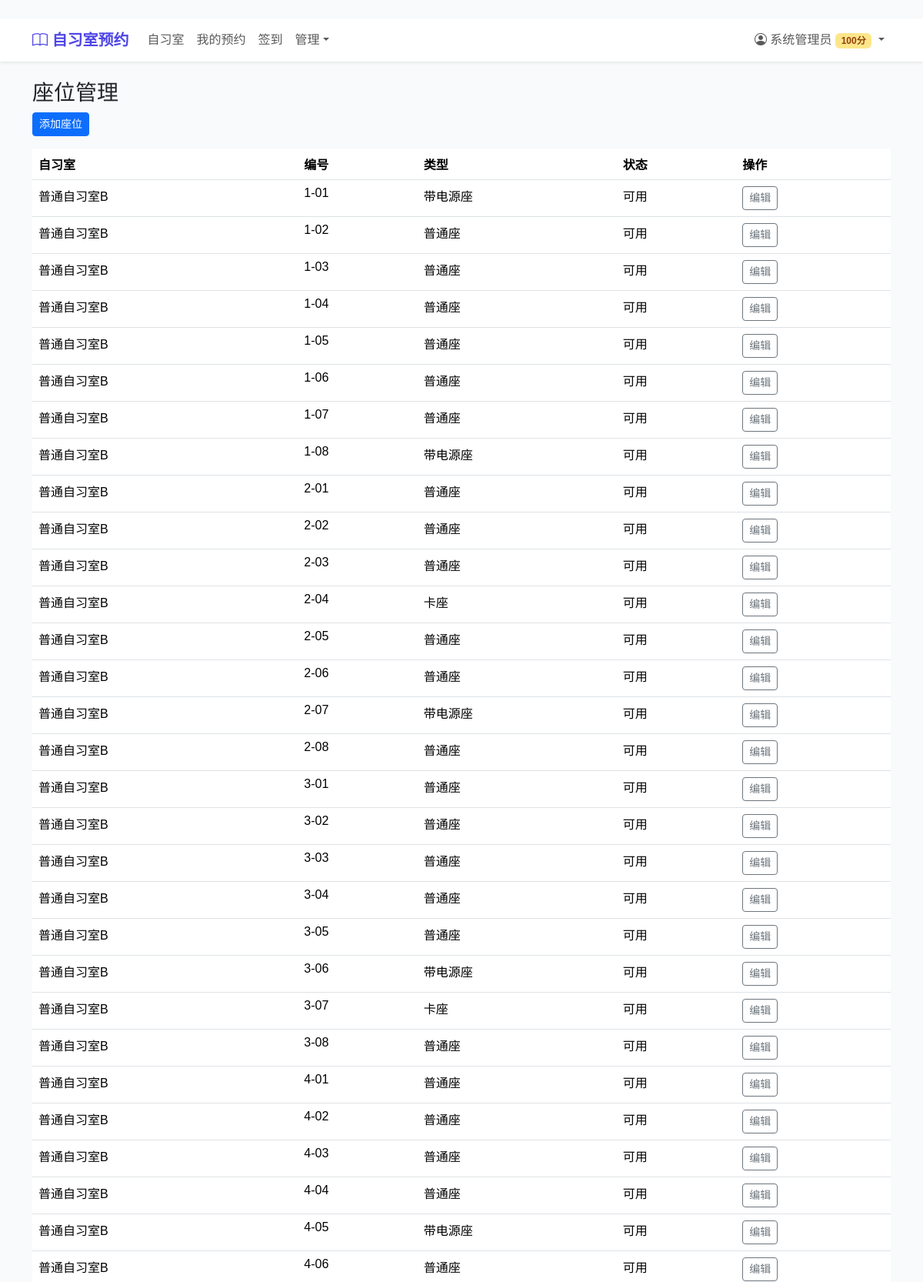
Page /rooms/seats/ (signed in, upper part) on the committed database.
### apps/users/models.py (models this page shows, shortened)
class User(AbstractUser):
    ROLE_CHOICES = (
        ("admin", "系统管理员"),
        ("front_desk", "前台管理员"),
        ("student", "学生用户"),
    )
    STATUS_CHOICES = (
        ("active", "正常"),
        ("frozen", "冻结"),
        ("banned", "黑名单"),
        ("deleted", "注销"),
    )
    student_id = models.CharField("学号/工号", max_length=30, unique=True, db_index=True)
    phone = models.CharField("手机号", max_length=20, blank=True, default="")
    college = models.CharField("学院", max_length=100, blank=True, default="")
    major = models.CharField("专业", max_length=100, blank=True, default="")
    grade = models.CharField("年级", max_length=20, blank=True, default="")
    role = models.CharField("角色", max_length=20, choices=ROLE_CHOICES, default="student")
    credit_score = models.IntegerField("信用积分", default=100, db_index=True)
    status = models.CharField("账户状态", max_length=20, choices=STATUS_CHOICES, default="active")
    avatar = models.ImageField("头像", upload_to="avatars/", blank=True)
    class Meta:
        db_table = "bs_user"
        verbose_name = "用户"
        verbose_name_plural = verbose_name
        ordering = ["-date_joined"]

### apps/rooms/models.py (models this page shows, shortened)
class Seat(models.Model):
    TYPE_CHOICES = (
        ("normal", "普通座"),
        ("power", "带电源座"),
        ("booth", "卡座"),
        ("standing", "站立桌"),
    )
    STATUS_CHOICES = (
        ("available", "可用"),
        ("maintenance", "维修中"),
        ("reserved", "预留"),
    )
    room = models.ForeignKey(Room, on_delete=models.CASCADE, related_name="seats", verbose_name="所属自习室")
    seat_number = models.CharField("座位编号", max_length=20)
    row = models.IntegerField("网格行", default=0)
    col = models.IntegerField("网格列", default=0)
    seat_type = models.CharField("座位类型", max_length=20, choices=TYPE_CHOICES, default="normal")
    tags = models.JSONField("设施标签", default=list, blank=True)
    status = models.CharField("状态", max_length=20, choices=STATUS_CHOICES, default="available")
    created_at = models.DateTimeField("创建时间", auto_now_add=True)
    class Meta:
        db_table = "bs_seat"
        verbose_name = "座位"
        verbose_name_plural = verbose_name
        unique_together = [("room", "seat_number")]
        ordering = ["room", "row", "col"]

class Room(models.Model):
    TYPE_CHOICES = (
        ("silent", "静音区"),
        ("normal", "普通区"),
        ("discussion", "讨论区"),
        ("computer", "电脑区"),
    )
    STATUS_CHOICES = (
        ("open", "开放"),
        ("closed", "关闭"),
        ("maintenance", "维护中"),
    )
    name = models.CharField("自习室名称", max_length=100)
    building = models.CharField("所属建筑", max_length=100)
    floor = models.IntegerField("楼层")
    capacity = models.IntegerField("总座位数", default=0)
    room_type = models.CharField("区域类型", max_length=20, choices=TYPE_CHOICES, default="normal")
    status = models.CharField("状态", max_length=20, choices=STATUS_CHOICES, default="open")
    description = models.TextField("描述", blank=True, default="")
    image = models.ImageField("图片", upload_to="rooms/", blank=True)
    open_time = models.TimeField("每日开放时间", null=True, blank=True)
    close_time = models.TimeField("每日关闭时间", null=True, blank=True)
    created_at = models.DateTimeField("创建时间", auto_now_add=True)
    class Meta:
        db_table = "bs_room"
        verbose_name = "自习室"
        verbose_name_plural = verbose_name
        ordering = ["building", "floor", "name"]

### apps/rooms/views.py (the view)
# urls.py: path("seats/", views.SeatManageView.as_view(), name="seat_manage"),
class SeatManageView(AdminRequiredMixin, LoginRequiredMixin, ListView):
    model = Seat
    template_name = "rooms/seat_manage.html"
    context_object_name = "seats"
    def get_queryset(self):
        qs = Seat.objects.select_related("room").all()
        room_id = self.request.GET.get("room_id")
        if room_id:
            qs = qs.filter(room_id=room_id)
        return qs
    def get_context_data(self, **kwargs):
        ctx = super().get_context_data(**kwargs)
        ctx["rooms"] = Room.objects.all()
        ctx["selected_room_id"] = self.request.GET.get("room_id", "")
        return ctx

### apps/rooms/views.py (called while the page is built)
    def test_func(self):
        return self.request.user.is_authenticated and self.request.user.role in ["admin", "front_desk"]

### templates/rooms/seat_manage.html
﻿{% extends 'base.html' %}{% block title %}座位管理{% endblock %}
{% block content %}<h3>座位管理</h3><a href="{% url 'seat_add' %}" class="btn btn-primary btn-sm mb-3">添加座位</a>
<table class="table"><thead><tr><th>自习室</th><th>编号</th><th>类型</th><th>状态</th><th>操作</th></tr></thead><tbody>
{% for s in seats %}<tr><td>{{ s.room.name }}</td><td>{{ s.seat_number }}</td><td>{{ s.get_seat_type_display }}</td><td>{{ s.get_status_display }}</td><td><a href="{% url 'seat_edit' s.pk %}" class="btn btn-sm btn-outline-secondary">编辑</a></td></tr>{% endfor %}
</tbody></table>{% endblock %}

### templates/base.html (shortened to what this page needs)
﻿{% load static %}<!DOCTYPE html>
<html lang="zh-CN">
<head>
    <link href="https://cdn.jsdelivr.net/npm/bootstrap@5.3.3/dist/css/bootstrap.min.css" rel="stylesheet">
    <link href="https://cdn.jsdelivr.net/npm/bootstrap-icons@1.11.3/font/bootstrap-icons.css" rel="stylesheet">
</head>
<body>
<nav class="navbar navbar-expand-lg navbar-light bg-white shadow-sm sticky-top">
  <div class="container">
    <a class="navbar-brand" href="/"><i class="bi bi-book"></i> 自习室预约</a>
    <div class="collapse navbar-collapse" id="navbarNav">
      <ul class="navbar-nav me-auto">
        <li class="nav-item"><a class="nav-link" href="{% url 'room_list' %}">自习室</a></li>
        {% if user.is_authenticated %}
        <li class="nav-item"><a class="nav-link" href="{% url 'my_reservations' %}">我的预约</a></li>
        <li class="nav-item"><a class="nav-link" href="{% url 'checkin_qr' %}">签到</a></li>
        {% if user.role == 'admin' %}
        <li class="nav-item dropdown">
          <a class="nav-link dropdown-toggle" href="#" data-bs-toggle="dropdown">管理</a>
        </li>
        {% endif %}
        {% endif %}
      </ul>
      <ul class="navbar-nav">
        {% if user.is_authenticated %}
        <li class="nav-item dropdown">
          <a class="nav-link dropdown-toggle" href="#" data-bs-toggle="dropdown">
            <i class="bi bi-person-circle"></i> {{ user.last_name }}{{ user.first_name }}
            <span class="badge
              {% if user.credit_score >= 120 %}badge-diamond
              {% elif user.credit_score >= 100 %}badge-gold
              {% elif user.credit_score >= 60 %}badge-normal
              {% elif user.credit_score >= 30 %}badge-restricted
              {% else %}badge-frozen{% endif %}">{{ user.credit_score }}分</span>
          </a>
        </li>
        {% else %}
        <li class="nav-item"><a class="nav-link" href="{% url 'login' %}">登录</a></li>
        <li class="nav-item"><a class="btn btn-primary btn-sm ms-2 mt-1" href="{% url 'register' %}">注册</a></li>
        {% endif %}
      </ul>
    </div>
  </div>
</nav>
<main class="container mt-4">{% block content %}{% endblock %}</main>
</body>
</html>

### templates/base.html (style rules this page uses)
:root { --primary: #4f46e5; --success: #10b981; --warning: #f59e0b; --danger: #ef4444; --bg: #f8fafc; }
body { background: var(--bg); font-family: "PingFang SC","Microsoft YaHei",sans-serif; }
.navbar-brand { font-weight: 700; color: var(--primary) !important; }
.badge-gold { background:#fde68a;color:#92400e }

### rows in the picture
User: last_name "系统", first_name "管理员", credit_score "100"
Seat: room.name "普通自习室B", seat_number "1-01", seat_type "带电源座", status "可用"
Seat: room.name "普通自习室B", seat_number "1-02", seat_type "普通座", status "可用"
Seat: room.name "普通自习室B", seat_number "1-03", seat_type "普通座", status "可用"
Seat: room.name "普通自习室B", seat_number "1-04", seat_type "普通座", status "可用"
Seat: room.name "普通自习室B", seat_number "1-05", seat_type "普通座", status "可用"
Seat: room.name "普通自习室B", seat_number "1-06", seat_type "普通座", status "可用"
Seat: room.name "普通自习室B", seat_number "1-07", seat_type "普通座", status "可用"
Seat: room.name "普通自习室B", seat_number "1-08", seat_type "带电源座", status "可用"
Seat: room.name "普通自习室B", seat_number "2-01", seat_type "普通座", status "可用"
Seat: room.name "普通自习室B", seat_number "2-02", seat_type "普通座", status "可用"
Seat: room.name "普通自习室B", seat_number "2-03", seat_type "普通座", status "可用"
Seat: room.name "普通自习室B", seat_number "2-04", seat_type "卡座", status "可用"
Seat: room.name "普通自习室B", seat_number "2-05", seat_type "普通座", status "可用"
Seat: room.name "普通自习室B", seat_number "2-06", seat_type "普通座", status "可用"
Seat: room.name "普通自习室B", seat_number "2-07", seat_type "带电源座", status "可用"
Seat: room.name "普通自习室B", seat_number "2-08", seat_type "普通座", status "可用"
Seat: room.name "普通自习室B", seat_number "3-01", seat_type "普通座", status "可用"
Seat: room.name "普通自习室B", seat_number "3-02", seat_type "普通座", status "可用"
Seat: room.name "普通自习室B", seat_number "3-03", seat_type "普通座", status "可用"
Seat: room.name "普通自习室B", seat_number "3-04", seat_type "普通座", status "可用"
Seat: room.name "普通自习室B", seat_number "3-05", seat_type "普通座", status "可用"
Seat: room.name "普通自习室B", seat_number "3-06", seat_type "带电源座", status "可用"
Seat: room.name "普通自习室B", seat_number "3-07", seat_type "卡座", status "可用"
Seat: room.name "普通自习室B", seat_number "3-08", seat_type "普通座", status "可用"
Seat: room.name "普通自习室B", seat_number "4-01", seat_type "普通座", status "可用"
Seat: room.name "普通自习室B", seat_number "4-02", seat_type "普通座", status "可用"
Seat: room.name "普通自习室B", seat_number "4-03", seat_type "普通座", status "可用"
Seat: room.name "普通自习室B", seat_number "4-04", seat_type "普通座", status "可用"
Seat: room.name "普通自习室B", seat_number "4-05", seat_type "带电源座", status "可用"
Seat: room.name "普通自习室B", seat_number "4-06", seat_type "普通座", status "可用"
